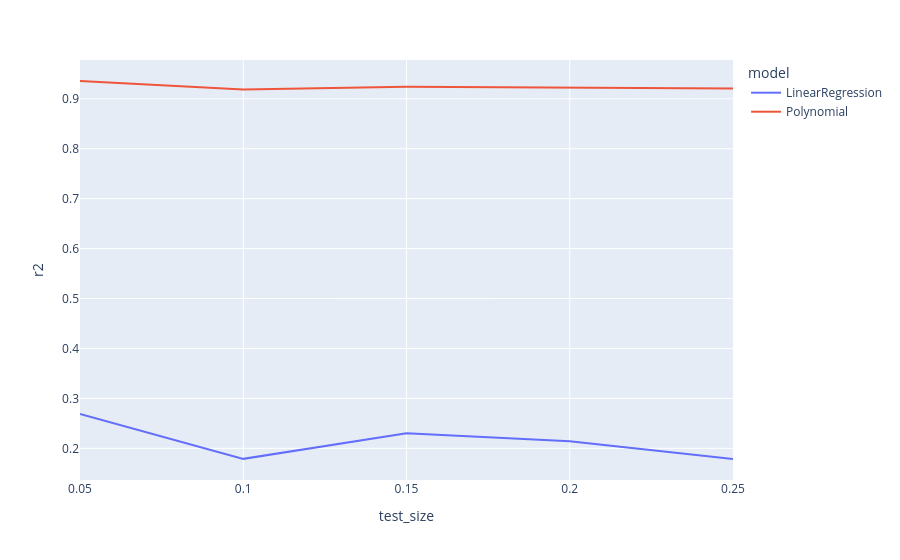

Source (notebook cell):
### Code cell
px.line(compare_df,x="test_size",y="r2",color="model")

### Figure 1 — Plotly figure (JSON) as saved in the notebook; plotly's stock layout.template omitted (floating-point values rounded to 4 significant figures)
{"data": [{"hovertemplate": "model=LinearRegression<br>test_size=%{x}<br>r2=%{y}<extra></extra>", "legendgroup": "LinearRegression", "line": {"color": "#636efa", "dash": "solid"}, "marker": {"symbol": "circle"}, "mode": "lines", "name": "LinearRegression", "orientation": "v", "showlegend": true, "type": "scatter", "x": [0.05, 0.1, 0.15, 0.2, 0.25], "xaxis": "x", "y": [0.2686, 0.1789, 0.2303, 0.2143, 0.1787], "yaxis": "y"}, {"hovertemplate": "model=Polynomial<br>test_size=%{x}<br>r2=%{y}<extra></extra>", "legendgroup": "Polynomial", "line": {"color": "#EF553B", "dash": "solid"}, "marker": {"symbol": "circle"}, "mode": "lines", "name": "Polynomial", "orientation": "v", "showlegend": true, "type": "scatter", "x": [0.05, 0.1, 0.15, 0.2, 0.25], "xaxis": "x", "y": [0.9356, 0.9188, 0.9243, 0.9229, 0.9207], "yaxis": "y"}], "layout": {"legend": {"title": {"text": "model"}, "tracegroupgap": 0}, "margin": {"t": 60}, "xaxis": {"anchor": "y", "domain": [0, 1], "title": {"text": "test_size"}}, "yaxis": {"anchor": "x", "domain": [0, 1], "title": {"text": "r2"}}}}
